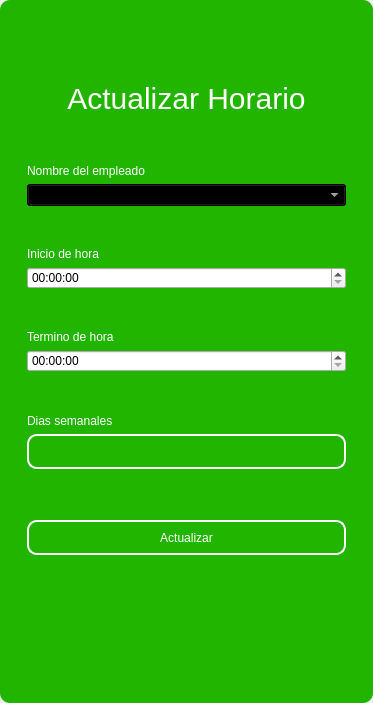
<?xml version="1.0" encoding="UTF-8"?>
<ui version="4.0">
 <class>MainWindow</class>
 <widget class="QMainWindow" name="MainWindow">
  <property name="geometry">
   <rect>
    <x>0</x>
    <y>0</y>
    <width>373</width>
    <height>703</height>
   </rect>
  </property>
  <property name="windowTitle">
   <string>MainWindow</string>
  </property>
  <property name="styleSheet">
   <string notr="true"/>
  </property>
  <widget class="QWidget" name="centralwidget">
   <property name="styleSheet">
    <string notr="true"/>
   </property>
   <layout class="QVBoxLayout" name="verticalLayout">
    <property name="spacing">
     <number>0</number>
    </property>
    <property name="leftMargin">
     <number>0</number>
    </property>
    <property name="topMargin">
     <number>0</number>
    </property>
    <property name="rightMargin">
     <number>0</number>
    </property>
    <property name="bottomMargin">
     <number>0</number>
    </property>
    <item>
     <widget class="QFrame" name="frame">
      <property name="enabled">
       <bool>true</bool>
      </property>
      <property name="styleSheet">
       <string notr="true">QFrame {
	border-radius:10px;
	background-color: rgb(33, 181, 0);
 }
</string>
      </property>
      <property name="frameShape">
       <enum>QFrame::StyledPanel</enum>
      </property>
      <property name="frameShadow">
       <enum>QFrame::Raised</enum>
      </property>
      <layout class="QVBoxLayout" name="verticalLayout_2">
       <item>
        <widget class="QFrame" name="frame_superior">
         <property name="minimumSize">
          <size>
           <width>0</width>
           <height>40</height>
          </size>
         </property>
         <property name="maximumSize">
          <size>
           <width>16777215</width>
           <height>40</height>
          </size>
         </property>
         <property name="styleSheet">
          <string notr="true">QPushButton{
border-radius:18px;
}

QPushButton:hover{
	background-color: rgb(0, 0, 0);
}
</string>
         </property>
         <property name="frameShape">
          <enum>QFrame::StyledPanel</enum>
         </property>
         <property name="frameShadow">
          <enum>QFrame::Raised</enum>
         </property>
         <layout class="QHBoxLayout" name="horizontalLayout_3">
          <property name="spacing">
           <number>4</number>
          </property>
          <property name="leftMargin">
           <number>0</number>
          </property>
          <property name="topMargin">
           <number>0</number>
          </property>
          <property name="rightMargin">
           <number>0</number>
          </property>
          <property name="bottomMargin">
           <number>0</number>
          </property>
          <item>
           <widget class="QPushButton" name="btn_icon">
            <property name="text">
             <string/>
            </property>
            <property name="iconSize">
             <size>
              <width>40</width>
              <height>40</height>
             </size>
            </property>
           </widget>
          </item>
          <item>
           <spacer name="horizontalSpacer_2">
            <property name="orientation">
             <enum>Qt::Horizontal</enum>
            </property>
            <property name="sizeHint" stdset="0">
             <size>
              <width>443</width>
              <height>20</height>
             </size>
            </property>
           </spacer>
          </item>
          <item>
           <widget class="QPushButton" name="bt_minimizar">
            <property name="minimumSize">
             <size>
              <width>38</width>
              <height>38</height>
             </size>
            </property>
            <property name="maximumSize">
             <size>
              <width>38</width>
              <height>38</height>
             </size>
            </property>
            <property name="cursor">
             <cursorShape>PointingHandCursor</cursorShape>
            </property>
            <property name="text">
             <string/>
            </property>
            <property name="icon">
             <iconset>
              <normaloff>image/minus.svg</normaloff>image/minus.svg</iconset>
            </property>
            <property name="iconSize">
             <size>
              <width>38</width>
              <height>38</height>
             </size>
            </property>
           </widget>
          </item>
          <item>
           <widget class="QPushButton" name="bt_maximizar">
            <property name="minimumSize">
             <size>
              <width>38</width>
              <height>38</height>
             </size>
            </property>
            <property name="maximumSize">
             <size>
              <width>38</width>
              <height>38</height>
             </size>
            </property>
            <property name="cursor">
             <cursorShape>PointingHandCursor</cursorShape>
            </property>
            <property name="text">
             <string/>
            </property>
            <property name="icon">
             <iconset>
              <normaloff>image/chevron-up.svg</normaloff>image/chevron-up.svg</iconset>
            </property>
            <property name="iconSize">
             <size>
              <width>38</width>
              <height>38</height>
             </size>
            </property>
           </widget>
          </item>
          <item>
           <widget class="QPushButton" name="bt_restaurar">
            <property name="minimumSize">
             <size>
              <width>38</width>
              <height>38</height>
             </size>
            </property>
            <property name="maximumSize">
             <size>
              <width>38</width>
              <height>38</height>
             </size>
            </property>
            <property name="cursor">
             <cursorShape>PointingHandCursor</cursorShape>
            </property>
            <property name="text">
             <string/>
            </property>
            <property name="icon">
             <iconset>
              <normaloff>image/chevron-down.svg</normaloff>image/chevron-down.svg</iconset>
            </property>
            <property name="iconSize">
             <size>
              <width>38</width>
              <height>38</height>
             </size>
            </property>
           </widget>
          </item>
          <item>
           <widget class="QPushButton" name="bt_cerrar">
            <property name="minimumSize">
             <size>
              <width>38</width>
              <height>38</height>
             </size>
            </property>
            <property name="maximumSize">
             <size>
              <width>38</width>
              <height>38</height>
             </size>
            </property>
            <property name="cursor">
             <cursorShape>PointingHandCursor</cursorShape>
            </property>
            <property name="text">
             <string/>
            </property>
            <property name="icon">
             <iconset>
              <normaloff>image/x.svg</normaloff>image/x.svg</iconset>
            </property>
            <property name="iconSize">
             <size>
              <width>38</width>
              <height>38</height>
             </size>
            </property>
           </widget>
          </item>
         </layout>
        </widget>
       </item>
       <item>
        <widget class="QFrame" name="frame_3">
         <property name="styleSheet">
          <string notr="true">QLabel {
	color: rgb(255, 255, 254);
	font: 12pt &quot;Arial&quot;;
	background-color: rgba(0, 0, 0,0);
}

QTextEdit{
background-color: rgba(0, 0, 0,0);
border-radius:10px; 
font: 12pt &quot;Arial&quot;;
color: rgb(255, 255, 254);
border: 2px solid  rgb(255, 255, 255);

}

QTextEdit:hover{
background-color: rgba(0, 0, 0,0);
border-radius:10px; 
font: 12pt &quot;Arial&quot;;
border: 2px solid  rgb(120, 0, 171);
}

QTextEdit:focus{
background-color: rgb(0, 0, 0);
border-radius:10px; 
font: 12pt &quot;Arial&quot;;
border: 2px solid rgb(120, 0, 171);
}

QLineEdit{
background-color: rgba(0, 0, 0,0);
border-radius:10px; 
font: 12pt &quot;Arial&quot;;
color: rgb(255, 255, 254);
border: 2px solid  rgb(255, 255, 255);

}

QLineEdit:hover{
background-color: rgba(0, 0, 0,0);
border-radius:10px; 
font: 12pt &quot;Arial&quot;;
border: 2px solid  rgb(120, 0, 171);
}

QLineEdit:focus{
background-color: rgb(0, 0, 0);
border-radius:10px; 
font: 12pt &quot;Arial&quot;;
border: 2px solid rgb(120, 0, 171);
}

QCheckBox{
	font: 12pt &quot;Arial&quot;;
	color: rgb(255, 255, 255);
}

QCheckBox::indicator {
    width: 18px;
    height:18px;
}

QCheckBox::indicator:unchecked {
   background-image: url(image/square.svg);
}

QCheckBox::indicator:checked {
   background-image: url(image/check-square.svg);
}

QPushButton{
border-radius:10px; 
font: 12pt &quot;Arial&quot;;
color: rgb(255, 255, 254);
border: 2px solid #ffffff;
}

QPushButton:hover{
border-radius:10px; 
font: 12pt &quot;Arial&quot;;
color: rgb(255, 255, 255);
border: 2px solid rgb(120, 0, 171);
	background-color: rgb(120, 0, 171);
}
</string>
         </property>
         <property name="frameShape">
          <enum>QFrame::StyledPanel</enum>
         </property>
         <property name="frameShadow">
          <enum>QFrame::Raised</enum>
         </property>
         <layout class="QHBoxLayout" name="horizontalLayout_4">
          <item>
           <layout class="QVBoxLayout" name="verticalLayout_4">
            <item>
             <widget class="QFrame" name="frame_4">
              <property name="maximumSize">
               <size>
                <width>400</width>
                <height>600</height>
               </size>
              </property>
              <property name="styleSheet">
               <string notr="true">QLabel {
	color: rgb(255, 255, 254);
	font: 12pt &quot;Arial&quot;;
	background-color: rgba(0, 0, 0,0);
}


QLineEdit{
background-color: rgba(0, 0, 0,0);
border-radius:10px; 
font: 12pt &quot;Arial&quot;;
color: rgb(255, 255, 254);
border: 2px solid  rgb(255, 255, 255);

}

QLineEdit:hover{
background-color: rgba(0, 0, 0,0);
border-radius:10px; 
font: 12pt &quot;Arial&quot;;
border: 2px solid  rgb(120, 0, 171);
}

QLineEdit:focus{
background-color: rgb(0, 0, 0);
border-radius:10px; 
font: 12pt &quot;Arial&quot;;
border: 2px solid rgb(120, 0, 171);
}

QCheckBox{
	font: 12pt &quot;Arial&quot;;
	color: rgb(255, 255, 255);
}

QCheckBox::indicator {
    width: 18px;
    height:18px;
}

QCheckBox::indicator:unchecked {
   background-image: url(image/square.svg);
}

QCheckBox::indicator:checked {
   background-image: url(image/check-square.svg);
}

QPushButton{
border-radius:10px; 
font: 12pt &quot;Arial&quot;;
color: rgb(255, 255, 254);
border: 2px solid #ffffff;
}

QPushButton:hover{
border-radius:10px; 
font: 12pt &quot;Arial&quot;;
color: rgb(255, 255, 255);
border: 2px solid rgb(120, 0, 171);
	background-color: rgb(120, 0, 171);
}
</string>
              </property>
              <property name="frameShape">
               <enum>QFrame::StyledPanel</enum>
              </property>
              <property name="frameShadow">
               <enum>QFrame::Raised</enum>
              </property>
              <layout class="QVBoxLayout" name="verticalLayout_3">
               <item>
                <widget class="QLabel" name="label_3">
                 <property name="minimumSize">
                  <size>
                   <width>100</width>
                   <height>50</height>
                  </size>
                 </property>
                 <property name="styleSheet">
                  <string notr="true">font-size: 30px</string>
                 </property>
                 <property name="text">
                  <string>Actualizar Horario</string>
                 </property>
                 <property name="alignment">
                  <set>Qt::AlignCenter</set>
                 </property>
                </widget>
               </item>
               <item>
                <spacer name="verticalSpacer_6">
                 <property name="orientation">
                  <enum>Qt::Vertical</enum>
                 </property>
                 <property name="sizeHint" stdset="0">
                  <size>
                   <width>20</width>
                   <height>40</height>
                  </size>
                 </property>
                </spacer>
               </item>
               <item>
                <widget class="QLabel" name="label_4">
                 <property name="text">
                  <string>Nombre del empleado</string>
                 </property>
                </widget>
               </item>
               <item>
                <widget class="QComboBox" name="employee_combobox">
                 <property name="styleSheet">
                  <string notr="true">background-color: rgb(0, 0, 0);
color: rgb(255, 255, 255);</string>
                 </property>
                </widget>
               </item>
               <item>
                <spacer name="verticalSpacer_4">
                 <property name="orientation">
                  <enum>Qt::Vertical</enum>
                 </property>
                 <property name="sizeHint" stdset="0">
                  <size>
                   <width>20</width>
                   <height>40</height>
                  </size>
                 </property>
                </spacer>
               </item>
               <item>
                <widget class="QLabel" name="label_6">
                 <property name="text">
                  <string>Inicio de hora</string>
                 </property>
                </widget>
               </item>
               <item>
                <widget class="QTimeEdit" name="start_time_timeedit"/>
               </item>
               <item>
                <spacer name="verticalSpacer_5">
                 <property name="orientation">
                  <enum>Qt::Vertical</enum>
                 </property>
                 <property name="sizeHint" stdset="0">
                  <size>
                   <width>20</width>
                   <height>40</height>
                  </size>
                 </property>
                </spacer>
               </item>
               <item>
                <widget class="QLabel" name="label">
                 <property name="text">
                  <string>Termino de hora</string>
                 </property>
                </widget>
               </item>
               <item>
                <widget class="QTimeEdit" name="end_time_timeedit"/>
               </item>
               <item>
                <spacer name="verticalSpacer_10">
                 <property name="orientation">
                  <enum>Qt::Vertical</enum>
                 </property>
                 <property name="sizeHint" stdset="0">
                  <size>
                   <width>20</width>
                   <height>40</height>
                  </size>
                 </property>
                </spacer>
               </item>
               <item>
                <widget class="QLabel" name="label_7">
                 <property name="text">
                  <string>Dias semanales</string>
                 </property>
                </widget>
               </item>
               <item>
                <widget class="QLineEdit" name="horarytxt">
                 <property name="minimumSize">
                  <size>
                   <width>0</width>
                   <height>35</height>
                  </size>
                 </property>
                </widget>
               </item>
               <item>
                <spacer name="verticalSpacer_9">
                 <property name="orientation">
                  <enum>Qt::Vertical</enum>
                 </property>
                 <property name="sizeHint" stdset="0">
                  <size>
                   <width>20</width>
                   <height>50</height>
                  </size>
                 </property>
                </spacer>
               </item>
               <item>
                <widget class="QPushButton" name="btn_update">
                 <property name="minimumSize">
                  <size>
                   <width>0</width>
                   <height>35</height>
                  </size>
                 </property>
                 <property name="cursor">
                  <cursorShape>PointingHandCursor</cursorShape>
                 </property>
                 <property name="text">
                  <string>Actualizar</string>
                 </property>
                </widget>
               </item>
               <item>
                <spacer name="verticalSpacer_7">
                 <property name="orientation">
                  <enum>Qt::Vertical</enum>
                 </property>
                 <property name="sizeHint" stdset="0">
                  <size>
                   <width>20</width>
                   <height>40</height>
                  </size>
                 </property>
                </spacer>
               </item>
               <item>
                <layout class="QHBoxLayout" name="horizontalLayout_2"/>
               </item>
               <item>
                <spacer name="verticalSpacer_8">
                 <property name="orientation">
                  <enum>Qt::Vertical</enum>
                 </property>
                 <property name="sizeHint" stdset="0">
                  <size>
                   <width>20</width>
                   <height>40</height>
                  </size>
                 </property>
                </spacer>
               </item>
               <item>
                <layout class="QHBoxLayout" name="horizontalLayout">
                 <item>
                  <spacer name="horizontalSpacer">
                   <property name="orientation">
                    <enum>Qt::Horizontal</enum>
                   </property>
                   <property name="sizeHint" stdset="0">
                    <size>
                     <width>40</width>
                     <height>20</height>
                    </size>
                   </property>
                  </spacer>
                 </item>
                </layout>
               </item>
              </layout>
             </widget>
            </item>
            <item>
             <spacer name="verticalSpacer_2">
              <property name="orientation">
               <enum>Qt::Vertical</enum>
              </property>
              <property name="sizeHint" stdset="0">
               <size>
                <width>20</width>
                <height>40</height>
               </size>
              </property>
             </spacer>
            </item>
           </layout>
          </item>
         </layout>
        </widget>
       </item>
      </layout>
     </widget>
    </item>
   </layout>
  </widget>
 </widget>
 <resources/>
 <connections/>
</ui>
